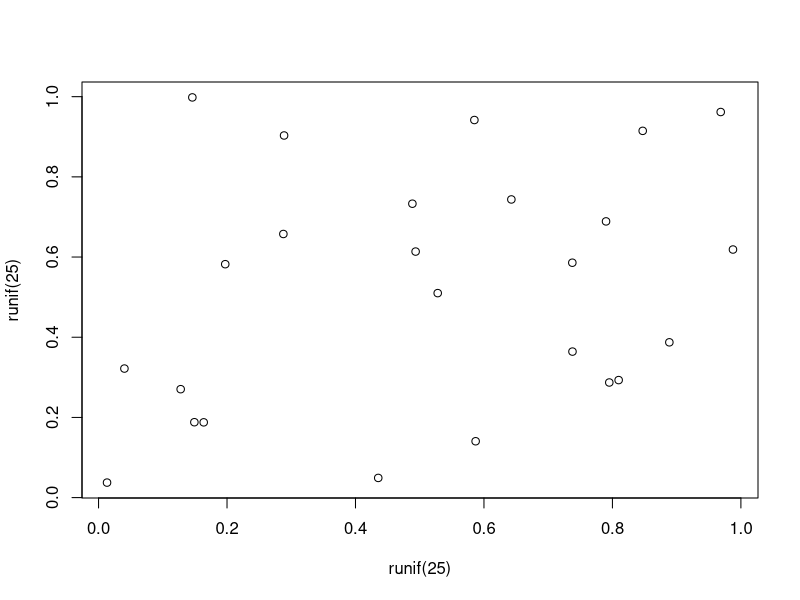

Here is the R script that generated this plot:
## ---- chunk 1
#| label: fig-meaningless
#| fig-cap: A meaningless scatterplot
#| fig-width: 5
#| fig-height: 5
#| fig-align: center
#| out-width: 50%
#| echo: false
plot(runif(25), runif(25))
## ---- chunk 2
#| label: tbl-simple
#| tbl-cap: Caption centered above table
#| echo: true
knitr::kable(head(mtcars)[, 1:4])
